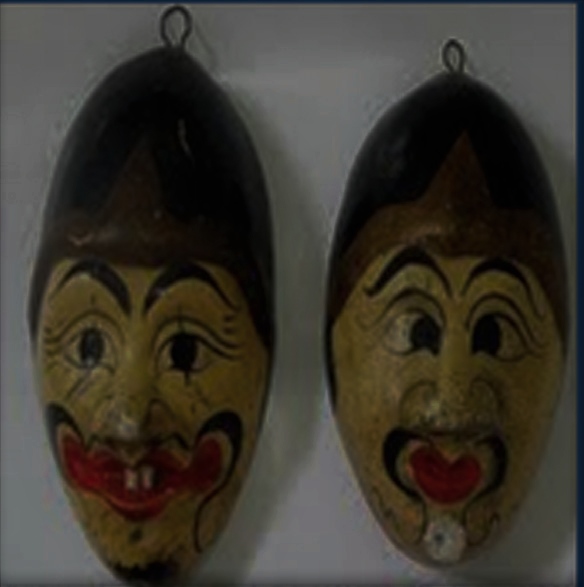
#> input picture cobanih.png, 584 x 587 px
$ python image_enhancement.py
#> lines starting #> are read from the running program, lines starting #| are printed output that depends on the picture
import cv2 as cv
import numpy as np
from scipy import signal
img = cv.imread("cobanih.png")
#> img is the input picture: shape (587, 584, 3); mean B, G, R 47.3, 56, 60.3
hasil = cv.convertScaleAbs(img, alpha=1.8, beta=30)
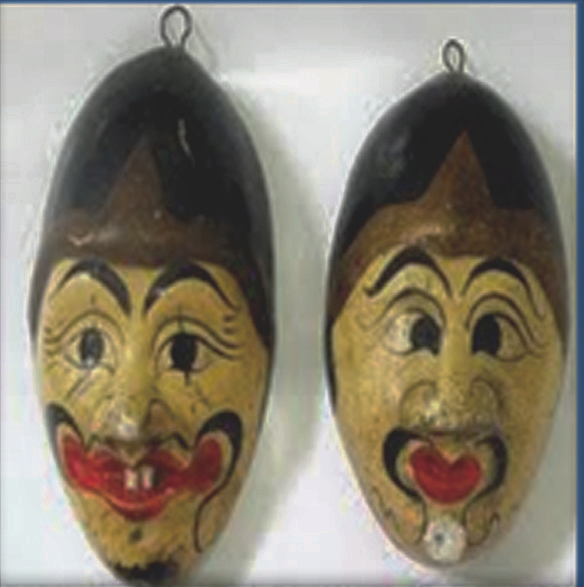
#> hasil: shape (587, 584, 3); mean B, G, R 115.1, 130.8, 138.5
cv.imshow("hasil", hasil)
cv.imshow("cobanih",img)

cv.waitKey(0)

$ run again, with GetFoto.jpg saved as cobanih.png
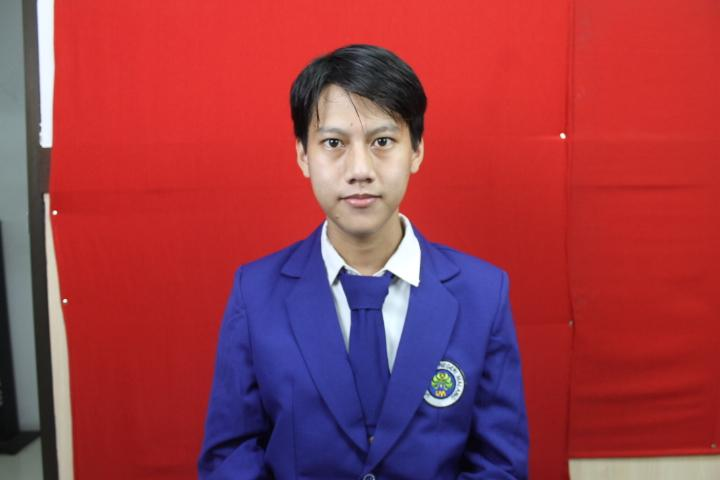
#> input picture GetFoto.jpg, 720 x 480 px
#> img is the input picture: shape (480, 720, 3); mean B, G, R 71.2, 58.6, 156.8
#> `hasil = cv.convertScaleAbs(img, alpha=1.8, beta=30)`:
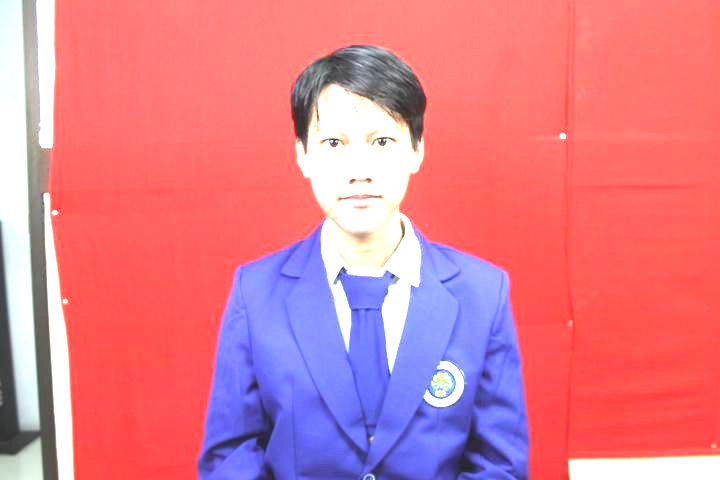
#> hasil: shape (480, 720, 3); mean B, G, R 144.5, 126, 222
